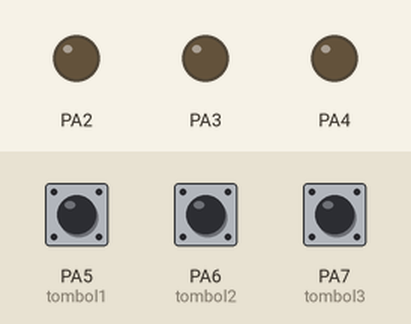
Simulated run of this sketch. Board: STM32 Blue Pill. Parts: output pins drawn as LEDs (lit = HIGH). Inputs (shaded band) come from the test bench; at power-on: PA5 (tombol1) LOW, PA6 (tombol2) LOW, PA7 (tombol3) LOW. What the sketch prints to the serial monitor is not drawn.

Above: at 1.2 s.
1.3 s: PA5 (tombol1) pulled HIGH for 0.15 s
At 1.42 s:
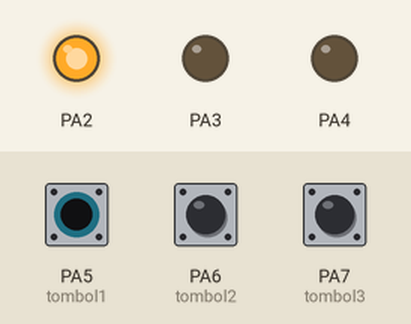
3.0 s: PA6 (tombol2) pulled HIGH for 0.15 s
At 3.12 s:
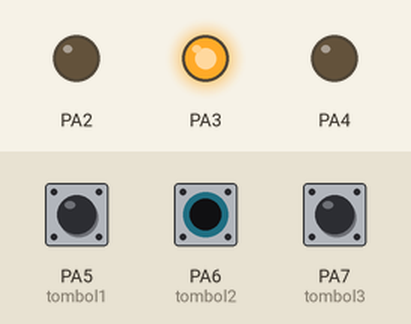
4.7 s: PA7 (tombol3) pulled HIGH for 0.15 s
At 4.82 s:
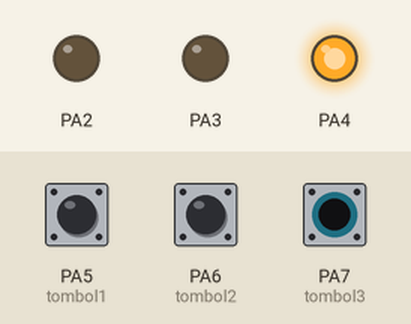
6.4 s: PA7 (tombol3) pulled HIGH for 3.2 s
At 10.3 s:
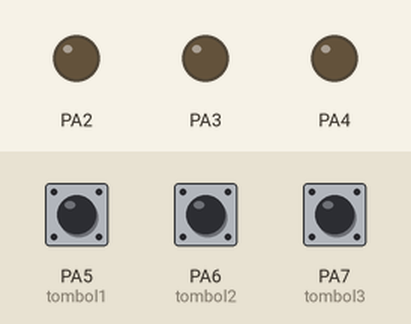
11.1 s: PA5 (tombol1) pulled HIGH for 3.2 s
At 11.8 s:
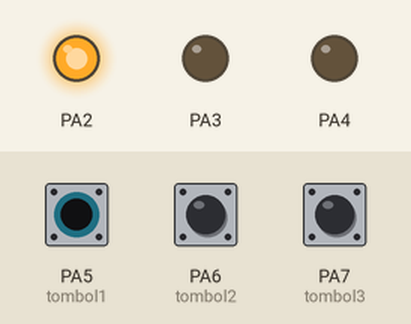
15.8 s: PA5 (tombol1) driven HIGH and PA6 (tombol2) driven HIGH and PA7 (tombol3) driven HIGH
At 17.0 s:
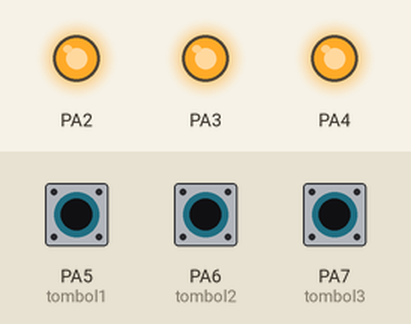
Timing chart, 0 to 18.8 s (numbered marks = the images above; inputs shaded):
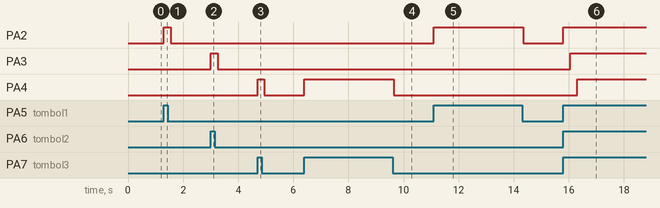

Measured:
- after the input at 1.3 s, PA2: LOW → HIGH at once, → LOW 0.25 s later
- after the input at 3.0 s, PA3: LOW → HIGH at once, → LOW 0.25 s later
- after the input at 4.7 s, PA4: LOW → HIGH at once, → LOW 0.25 s later
- after the input at 6.4 s, PA4: LOW → HIGH at once, → LOW 3.3 s later
- after the input at 11.1 s, PA2: LOW → HIGH at once, → LOW 3.3 s later
- after the input at 15.8 s, PA2: LOW → HIGH at once; PA3: LOW → HIGH after 0.25 s; PA4: LOW → HIGH after 0.50 s

The sketch:

STM_32_LED.ino
```cpp
  //INISIALISI
  int R =PA2;
  int Y =PA3;
  int G =PA4;
  int tombol1=PA5;
  int tombol2=PA6;
  int tombol3=PA7;

  void setup() {
  Serial.begin(9600);
  pinMode(PA2,OUTPUT);
  pinMode(PA3,OUTPUT);
  pinMode(PA4,OUTPUT);
  pinMode(tombol1,INPUT);
  pinMode(tombol2,INPUT);
  pinMode(tombol3,INPUT);

}

void loop() {
  //BACA DATA
 int bacatombol1=digitalRead(tombol1);
 int bacatombol2=digitalRead(tombol2);
 int bacatombol3=digitalRead(tombol3);

  //SERIAL
 Serial.print("   T1 :");Serial.print(bacatombol1);
 Serial.print("|| T2 :");Serial.print(bacatombol2);
 Serial.print("|| T3 :");Serial.print(bacatombol3);
 Serial.println();

  //LOGIKA
  if(bacatombol1==1){
  digitalWrite(PA2,HIGH);
  delay(250);
 }else{
  digitalWrite(PA2,LOW);
 }

 if(bacatombol2==1){
  digitalWrite(PA3,HIGH);
  delay(250);
 }else{
  digitalWrite(PA3,LOW);
 }

 if(bacatombol3==1){
  digitalWrite(PA4,HIGH);
  delay(250);
 }else{
  digitalWrite(PA4,LOW);
}
}
```
